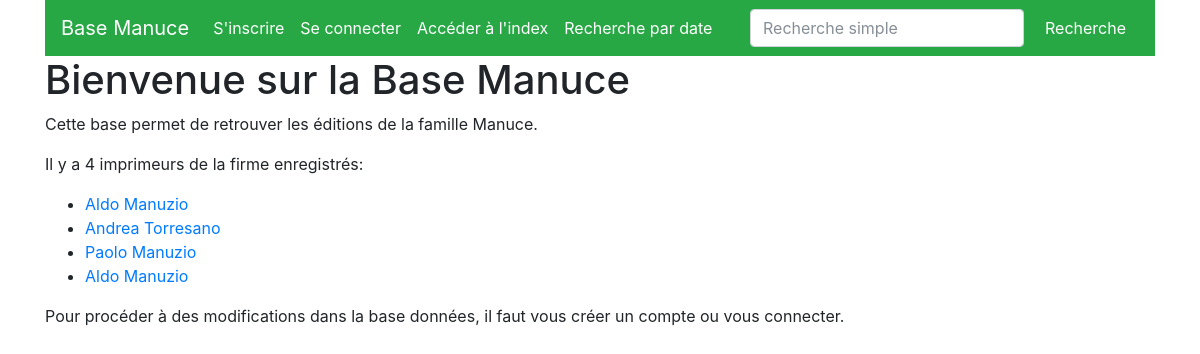
The app's page /, older data.
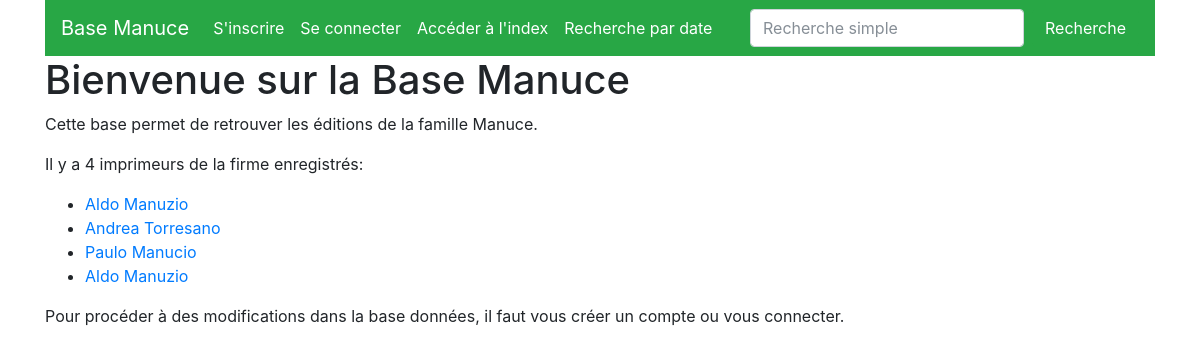
The same page, newer data.
### basemanuce/modeles/donnees.py (models this page shows)
class Printers(db.Model):
    __tablename__ = 'printers'
    printer_id = db.Column(db.Integer, unique=True, nullable=False, primary_key=True, autoincrement=True)
    printer_name = db.Column(db.Text, nullable=False)
    birthyear = db.Column(db.Integer)
    deathyear = db.Column(db.Integer)
    printer_othername1 = db.Column(db.Text)
    printer_othername2 = db.Column(db.Text)
    description = db.Column(db.Text)
    book = db.relationship("Books", back_populates="printer", foreign_keys=Books.id_printer)

### basemanuce/routes/routes_classic.py (the view)
@app.route("/")
def accueil():
    imprimeurs = Printers.query.order_by(Printers.birthyear.asc()).all()
    return render_template("/pages/accueil.html", nom="Base Manuce", imprimeurs=imprimeurs)

### basemanuce/templates/pages/accueil.html
{% extends "conteneur.html" %}
{% block corps %}
{% if not current_user.is_authenticated %}
    <h1>Bienvenue sur la Base Manuce</h1>
{% else %}
    <h1>Bienvenue sur la Base Manuce, {{current_user.user_pseudo}} !</h1>
{% endif %}
<p>Cette base permet de retrouver les éditions de la famille Manuce.</p>
    {% if imprimeurs %}
        <p> Il y a {{imprimeurs|length}} imprimeurs de la firme enregistrés:</p>
        <ul>
            {% for imprimeur in imprimeurs %}
                <li><a href="{{url_for('imprimeur', printer_id=imprimeur.printer_id)}}">{{imprimeur.printer_name}}</a></li>
            {% endfor %}
        </ul>
    {% else %}
        <p>La base de données est en cours de constitution</p>
    {% endif %}
    {% if not current_user.is_authenticated %}
        <p>Pour procéder à des modifications dans la base données, il faut vous créer un compte ou vous connecter.</p>
    {% else %}
        <p><i>Pour ajouter un livre dans la base de données,
            <a href="{{url_for('add_book')}}">cliquer ici</a></i>.</p>
    {% endif %}
{% endblock %}

Row changes from the older to the newer data that the page shows:
changed Printers: printer_name "Paolo Manuzio" → "Paulo Manucio"
